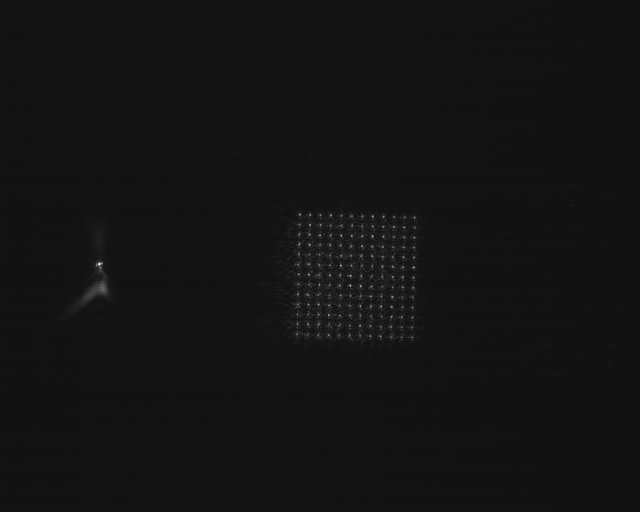
#> input picture gsalgorithm/analysis/10spaced_uncorrected.tif, 1280 x 1024 px (shown at 1/2 size)
$ jupyter execute --allow-errors analyze.ipynb   (older library calls are emulated)
#> lines starting #> are read from the running program, lines starting #| are printed output that depends on the picture
[cell 1]
import cv2
import numpy as np
from scipy.optimize import curve_fit
import matplotlib.pyplot as plt
from instrumental.drivers.cameras import uc480


import matplotlib.pyplot as plt
import math
from PIL import Image

import scipy.fftpack as sfft
import random
import sys
from pylab import *
from mpl_toolkits.mplot3d import Axes3D

from scipy.ndimage import label, center_of_mass
import cv2
import tifffile
from scipy.spatial import ConvexHull
### 1920 x 1200 SLM

[cell 2]
analysisimage = np.mean(np.array(Image.open('10spaced_uncorrected.tif')), axis=-1)
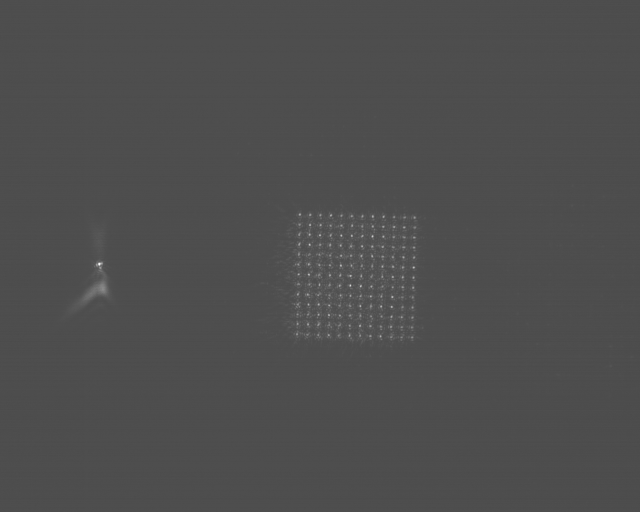
#> analysisimage: shape (1024, 1280) float64 (shown at 1/2 size); min 71.25, max 255, mean 78.2
plt.imshow(analysisimage[400:700, 550:900])
plt.colorbar()
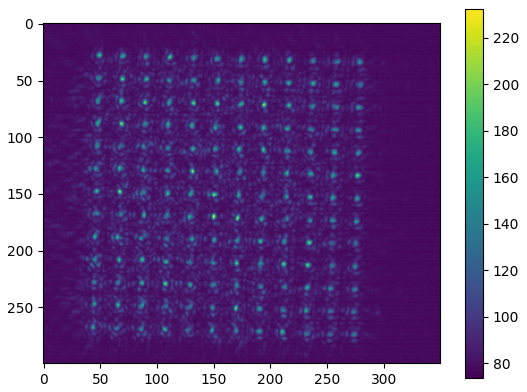
#> figure drawn by matplotlib, 2 panels

#> (a cell that did not finish here is left out)

[cell 4]
precision = 1 ### Multiplier to get better tunability

[cell 5]
### Create diffraction grating
blank = np.empty((1920*precision,1200*precision),dtype=float)
grating = blank.copy()
width_pix = 8 ### choose this to be over 8, ideally
length_pix = 8 ### choose this to be over 8, ideally
numcols = np.size(grating[0])  ## should be 1920
numrows = np.size(grating[...,0])  ## should be 1200
max_iter = 30 ### for GS algo

### Settings for image generation
numframes = 30 # set number of frames in movie
min_width_pix = 8
min_length_pix = 8
stepsize_width_pix = 1 # must be integer
stepsize_length_pix = 1 # must be integer


# [42 lines left out: functions Ger_Sax_algo, gen_tweezers, not called in this run]


def gaussian_distribution(x, radius):
    return np.exp(-0.5 * (x / radius)**2)

def gen_tweezers_precise(xrad, yrad, xspacing, yspacing, xstart, xend, ystart,yend):
#> called with xrad = 1, yrad = 1, xspacing = 6, yspacing = 10, xstart = 487, xend = 712, ystart = 420, yend = 780
    simplegrating = np.zeros(np.shape(blank))

    for i in range(xstart, xend):
        for j in range(ystart,yend):
            pixcoord = 0
            distj1 = (j - ystart)  % yspacing
            disti1 = (i - xstart) % xspacing
            distj2 = (yspacing - (j-ystart)) % yspacing
            disti2 = (xspacing - (i-xstart)) % xspacing
            distj = min((distj1, distj2))
            disti = min((disti1, disti2))
            if (distj < xrad) and (disti < yrad):
                pixcoord = 255
            simplegrating[j,i] = pixcoord
    return simplegrating

def gaussian_tweezers_precise(xrad, yrad, xspacing, yspacing, xstart, xend, ystart,yend, radius):
    tweezers = gen_tweezers_precise(xrad, yrad, xspacing, yspacing, xstart, xend, ystart,yend)
    gaussiantweezers = tweezers
    binary_camera_image = (tweezers > 2).astype(np.uint8)
    labeled_camera_image, num_labels_camera = label(binary_camera_image)
    centers_camera = np.array(center_of_mass(binary_camera_image, labeled_camera_image, range(1, num_labels_camera + 1)))
    ## Capture 99.7% of the distribution
    factor = 3
    for i in range(len(centers_camera)):
        for x in range(-radius, radius,1):
            for y in range(-radius, radius,1):

                radvalue = (x**2+y**2)**0.5
                if radvalue < radius:
                    gaussiantweezers[centers_camera[i][0].astype(np.int) + x, centers_camera[i][1].astype(np.int) + y] += 255*gaussian_distribution(radvalue * 3, radius)

    return gaussiantweezers

# [9 lines left out: function gen_circlemask, not called in this run]


### Image writing!

def f_grating(pattern):
    return Ger_Sax_algo(pattern, numcols, numrows, max_iter)

def writeimg(array, name):
#> called with name = 'precision1spacing10large'
    data = Image.fromarray(array).convert('RGB')
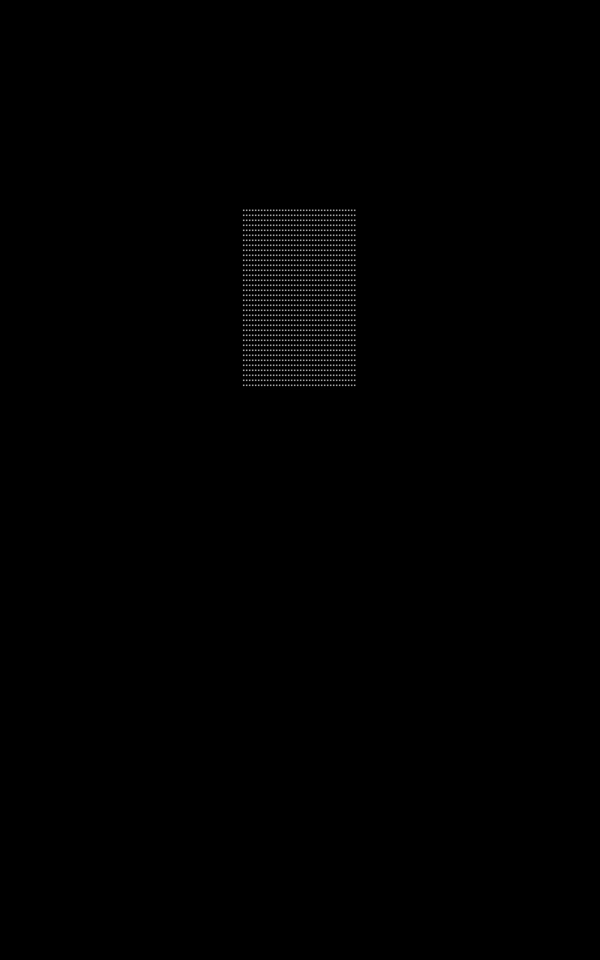
#> data: PIL image 1200x1920 RGB (shown at 1/2 size); min 0, max 255, mean 0.9
    data.save(name+".bmp")
    return print(name+" saved succesfully.")

# [50 lines left out: functions print_1Dimgs, print_2Dimgs, print_f_1Dimgs, print_f_2Dimgs, slm_2D_simulator, not called in this run]

[cell 6]
### Optimization code
### Testing Ger-Sax algorithm

# [17 lines left out: functions epsilon, epsilon_gaussian, not called in this run]


def join_phase_ampl(phase,ampl):
    tmp=np.zeros((ampl.shape[0],ampl.shape[1]),dtype=complex)
    tmp = ampl*np.exp(phase*1j)
    return tmp

def Beam_shape(sizex,sizey,sigma,mu):
    x, y = np.meshgrid(np.linspace(-1,1,sizex), np.linspace(-1,1,sizey))
    d = np.sqrt(x*x+y*y)
    g = np.exp(-( (d-mu)**2 / ( 2.0 * sigma**2 ) ) )
    return g

# [8 lines left out: function surface_plot, not called in this run]

def norm(matrix):
    min=np.min(matrix);max=np.max(matrix)
    return((matrix-min)/(max-min))

# [31 lines left out: functions bin_norm_clip, screwone, weights, weights_gaussian, not called in this run]

def weightintensity_lukin(target, target_prev, std_int, target_im):
    target[target_im==1] = np.sqrt((np.mean(std_int[target_im==1]) / (std_int[target_im==1]+0.001))) * target_prev[target_im==1]
    return target


# [11 lines of commented-out code are left out]


def discretize_phase(phase):
    phase=np.round((phase+np.pi)*255/(2*np.pi))
    return(phase)

def undiscretize_phase(phase):
    phase=phase/255*(2*np.pi)-np.pi
    return(phase)

def set_circlemask(inputmatrix, radius):
    copy = inputmatrix
    for i in range(1920):
        for j in range(1200):
            pixcoord = inputmatrix[i,j]
            if (((1920)/2 - i)**2 + ((1200)/2 - j)**2)**0.5 > radius:
                pixcoord = 0
            copy[i,j] = pixcoord
    return copy

[cell 7]
# [16 lines left out: function identify_tweezers, not called in this run]

from scipy.ndimage import affine_transform

# [17 lines left out: function rotate_image, not called in this run]

from scipy.ndimage import zoom

# [58 lines left out: functions match_images, match_images_local, shiftimage, not called in this run]

def scaleimg(child2, x_scaling, y_scaling):
    scaled_child = zoom(child2, (x_scaling, y_scaling), mode='constant', cval = 0)
    return scaled_child


# [21 lines left out: functions objectivefunction, find_weighted_center, not called in this run]


from PIL import Image

# [6 lines left out: function tiff_to_bmp, not called in this run]


import cv2
import numpy as np

# [31 lines left out: function match_and_paste, not called in this run]

[cell 8]
# [29 lines left out: function identify_corners, not called in this run]

[cell 9]
# [17 lines of commented-out code are left out]

[cell 10]
########### IF CRASH, ONLY RUN THIS AND SKIP
# SKIP IF CRASH
# SKIP YOU FOOL THIS COSTS 5 LIFE MINTUES
# CREATE INITIAL FILES HERE
imgname = "precision1spacing10large"

[cell 11]
# For 60 by 60
# arr1 = gen_tweezers_precise(1,1, int(precision*10 * 1200/1920), precision*10, int(precision*1200/32*11)+0, int(precision*1200/32*21)+0, int(precision*1920/32*4.5)+0, int(precision*1920/32*14.5)+0)

arr1 = gaussian_tweezers_precise(1,1, int(precision*10 * 1200/1920), precision*10, int(precision*1200/32*13)+0, int(precision*1200/32*19)+0, int(precision*1920/32*7)+0, int(precision*1920/32*13)+0, 3)


target = writeimg(arr1, f"{imgname}")

target_im = np.asarray(Image.open(f"{imgname}.bmp"))
newtar = np.zeros((1920*precision,1200*precision))

newtar[:,:] = target_im[:,:,1]
target_im = newtar / np.max(newtar)


## ONLY TURN ON IF USING GAUSSIAN TWEEZERS

def epsilon(u_int, target_im):
    max = np.max(u_int[target_im!=0]) #Max value of the obtained intensity at the tweezers position
    min = np.min(u_int[target_im!=0]) #Min value of the obtained intensity at the tweezers position
    error = (max-min)/(max+min)

    # error = np.sum(np.abs(u_int-target_im))
    #print("Error :", error)
    return error

def weights(w,target_im,w_prev,std_int): # This weight function works only where the intensity == 1 (discrete tweezers)
    # [6 lines of commented-out code are left out]
    w[target_im!=0] = np.sqrt((target_im[target_im!=0] / std_int[target_im!=0])) * w_prev[target_im!=0]
    return (w)

[cell 12]
plt.imshow(target_im[1350:1400, 1550:1600])
plt.colorbar()
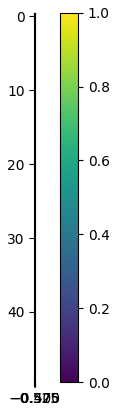
#> figure drawn by matplotlib, 2 panels

[cell 13]
SIZE_X, SIZE_Y = 1920, 1200
fig, axs = plt.subplots(2,2)
im0=axs[0,0].imshow(target_im)
plt.colorbar(im0,ax=axs[0,0])
axs[0,0].set_title('Target image')


# The initial weights are all = 1.
n_rep =40
w=np.ones((SIZE_X*precision,SIZE_Y*precision))
# The amplitude in the fourier plane is a Gaussian (beam)
### radius
radiusinput = 650
PS_shape=Beam_shape(SIZE_X,SIZE_Y,255,0)
